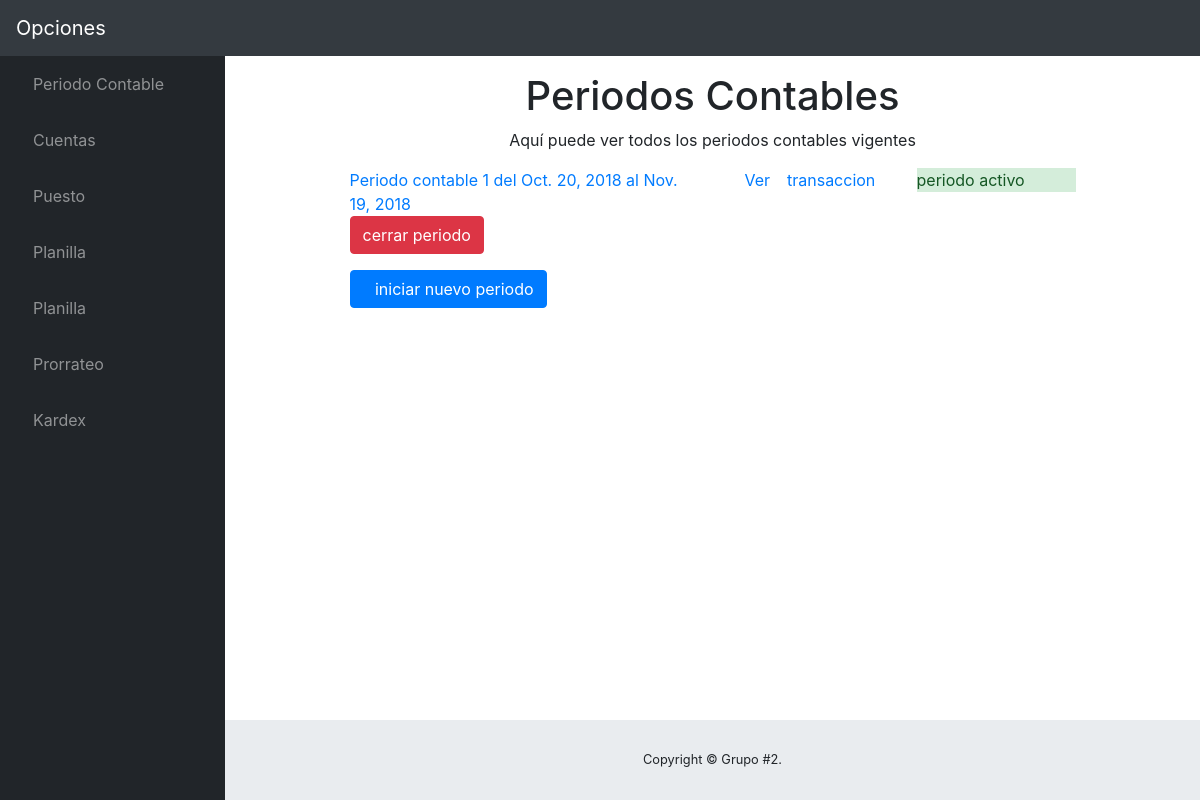
Page /nuevoPeriodo/ on the earlier database version.
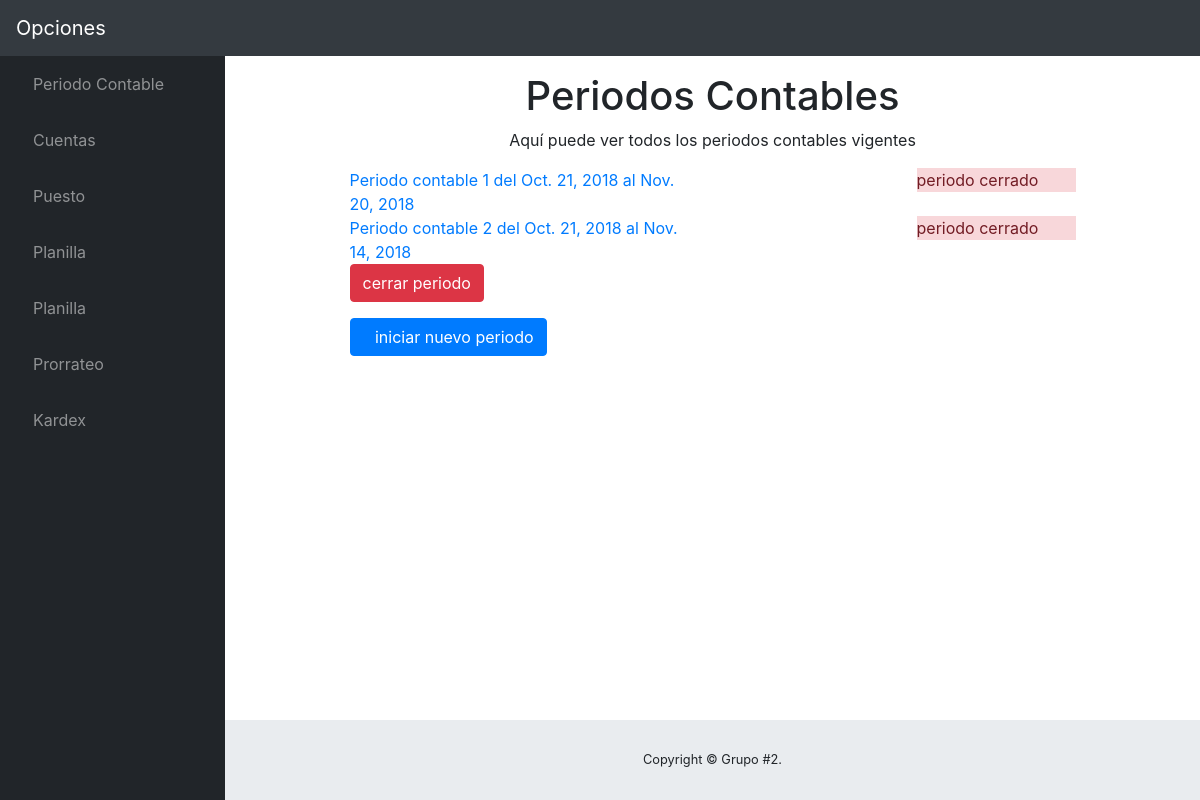
Same page on the later database version.
### contable/models.py (models this page shows)
class PeriodoContable(models.Model):
	fecha_inicio = models.DateField()
	fecha_final = models.DateField()
	usr_aperturo = models.CharField(max_length=20, blank=False)
	usr_cerro = models.CharField(max_length=20, blank=True)
	activo = models.BooleanField(default=True)

### contable/views.py (the view)
# urls.py: url(r'^nuevoPeriodo/', nuevoPeriodo,name="nuevoPeriodo"),
def nuevoPeriodo(request):
	template=loader.get_template('Main/nuevoPeriodo.html')
	periodo = PeriodoContable.objects.all().order_by('-activo')
	mensaje=''
	if request.method=='POST':
		action = request.POST.get('action',None)
		i=1
		if action =='nuevo':
			if i > 0 :
				i=len(periodo)
				periodoanterior = periodo.get(pk=i)
				if periodoanterior.activo :
					mensaje ='Debe cerrar el periodo anterior para iniciar este'
					context={
					'periodo':periodo,
					'mensaje':mensaje,
					}
					return HttpResponse(template.render(context , request))
			fi = request.POST.get('fecha_inicio',None)
			ff = request.POST.get('fecha_final',None)
			us = request.POST.get('usuario',None)
			usf = 'desconocido'
			periodo1 = PeriodoContable()
			periodo1.fecha_inicio = fi
			periodo1.fecha_final =ff
			periodo1.usr_aperturo = us
			periodo1.usr_cerro =usf
			periodo1.save()
			if periodo1.fecha_inicio == periodo1.fecha_final :
				mensaje='no puede ingresar la misma fecha inicial y final, pero por ser pruebas admito lo que sea XD por ahorita, enrealidad solo pedira la fecha de inicio y a esta se le sumara un mes'
			periodo = PeriodoContable.objects.all()
			context={
				'periodo':periodo,
				'mensaje':mensaje,
			}
			return HttpResponse(template.render(context , request))
		elif action=='cerrar' :
			if i>0 :
				i=len(periodo)
				periodocerrar = periodo.get(pk=i)
				periodocerrar.activo=False
				periodocerrar.save()
				periodo = PeriodoContable.objects.all()
				context={
					'periodo':periodo,
					'mensaje':mensaje,
				}
				return HttpResponse(template.render(context , request))
	context={
		'periodo':periodo,
		'mensaje':mensaje,
	}
	return HttpResponse(template.render(context , request))

### contable/templates/Main/nuevoPeriodo.html (shortened to what this page needs)
{% extends "Base/base.html" %}
{% block Contenido %}
<section class="container" style="width:80%">
	<h1 class="text-center">Periodos Contables</h1>
    <p class="text-center">Aquí puede ver todos los periodos contables vigentes</p>
	{% for p in periodo %}
        <div class="row">
            <div class="col-sm-6">
                <a href="{% url 'contable:estados' p.id %}" class="estilo">Periodo contable {{p.id}} del {{p.fecha_inicio}} al {{p.fecha_final}} </a>
            </div>
            {% if p.activo %}
                <div class="col-sm-3">
                    <a href="{% url 'contable:estados' p.id %}"><i class="fas fa-eye"></i> Ver</a>
                    <a href="{% url 'contable:reg_transaccion' p.id %}"><i class="fas fa-address-card"></i>transaccion</a>
                </div>
                <div class="col-sm-3">
                    <div class="alert-success">periodo activo</div>
                </div>
            {% else %}
                <div class="col-sm-3">
                </div>
                <div class="col-sm-3">
                    <div class="alert-danger">periodo cerrado</div>
                </div>
            {% endif %}
        </div>
	{% endfor %}
	<form method="POST">
		<p><input type="submit" name="cerrar" id="cerrar" value="cerrar periodo" class="btn btn-danger"></p>
	</form>
    <p><a href="" class="btn btn-primary" data-toggle="modal" data-target="#modalNewPeriodo"><i class="fas fa-plus"></i>iniciar nuevo periodo</a></p>
</section>
{% endblock Contenido %}

Differences in the rows shown:
changed PeriodoContable id 1: fecha_inicio "Oct. 20, 2018" → "Oct. 21, 2018"; fecha_final "Nov. 19, 2018" → "Nov. 20, 2018"; activo "Ver transaccion periodo activo" → "periodo cerrado"
added PeriodoContable: id "2", fecha_inicio "Oct. 21, 2018", fecha_final "Nov. 14, 2018", activo "periodo cerrado"
